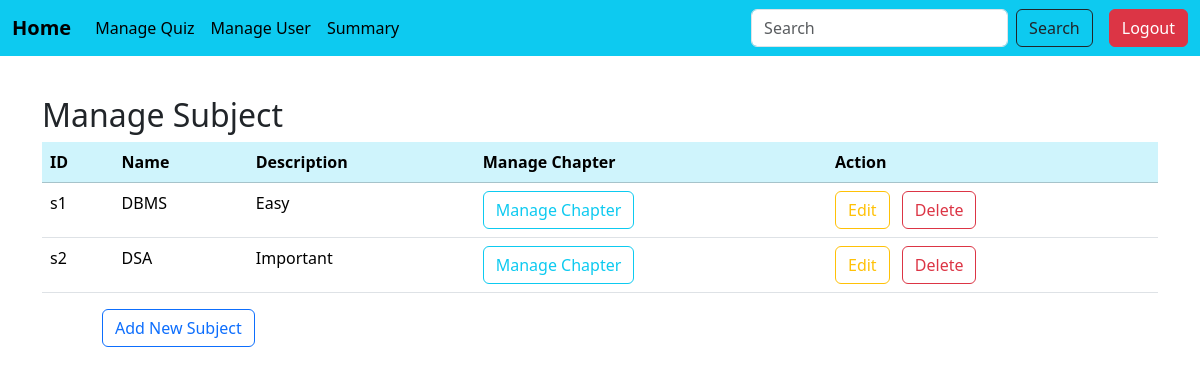
Before: /admin_dashboard with the older database file.
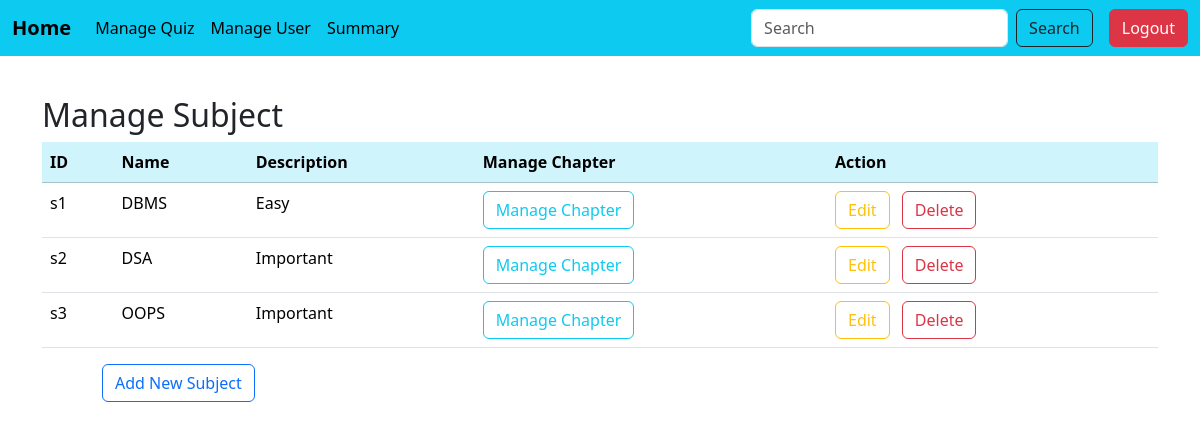
After: the same page with the newer database file.
### models.py (models this page shows)
class Subject(db.Model):
    __tablename__='subject'
    id=db.Column(db.String(50),primary_key=True)
    name=db.Column(db.String(100),nullable=False)
    description=db.Column(db.Text,nullable=False)

### app.py (the view)
@app.route('/admin_dashboard',methods=['GET','POST'])
def admin_dashboard():
    if request.method=='GET':
        id=session.get('id')
        user =User.query.filter_by(id=id).first()
        subjects =Subject.query.all()
        return render_template("admin_dashboard.html",user=user,subjects=subjects)

### templates/admin_dashboard.html (shortened to what this page needs)
{% include 'admin_sidebar.html'%}
<div class="container mt-5">
    <h2>Manage Subject</h2>
    <table class="table table-hover">
        <thead class="table-info">
          <tr>
            <th>ID</th>
            <th>Name</th>
            <th>Description</th>
            <th>Manage Chapter</th>
            <th>Action</th>
          </tr>
        </thead>
        <tbody>
          {%for subject in subjects%}
          <tr>
            <td>{{subject.id}}</td>
            <td>{{subject.name}}</td>
            <td>{{subject.description}}</td>
            <td><a href="{{url_for('manage_chapter',subject_id=subject.id)}}"class="btn btn-outline-info">Manage Chapter</a></td>
            <td>
            <a href="{{url_for('edit_subject',subject_id=subject.id)}}"class="btn btn-outline-warning me-2 d-inline-block">Edit</a>
            <form action="{{url_for('delete_subject',subject_id=subject.id)}}" method="post" class="d-inline-block">
                <button class="btn btn-outline-danger" type="submit">Delete</button>
            </form>
            </td>
          </tr>
          {%endfor%}
        </tbody>
      </table>
</div>
<div class="row justify-content-center">
  <div class="col-md-10">
    <a href="{{url_for('add_subject')}}" class="btn btn-outline-primary">Add New Subject</a>
  </div>
</div>

Changed rows visible on the page:
added Subject: id "s3", name "OOPS", description "Important"
